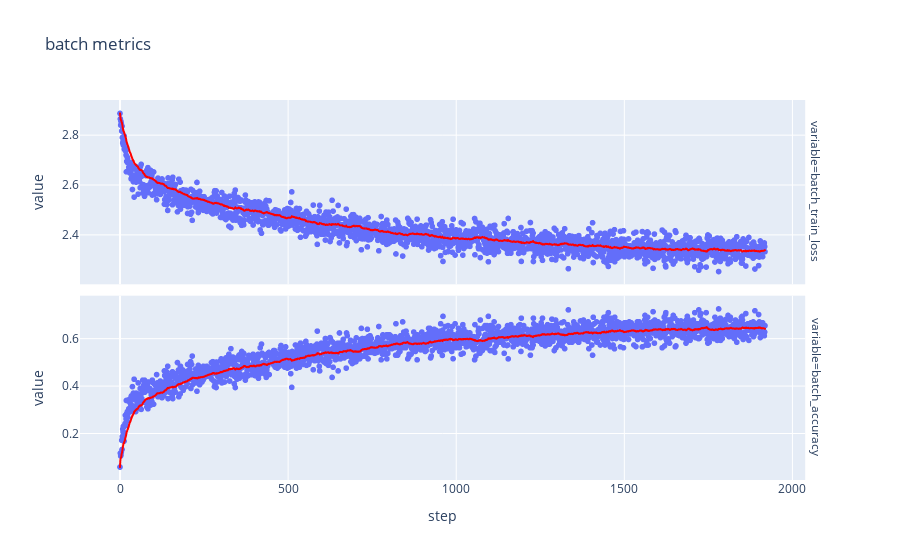

Source (notebook cell):
### Markdown cell above
## Full dataset training

### Code cell
full_dataset = CMIDataset("full_dataset")
full_dataset_loader = DL(full_dataset, BATCH_SIZE, shuffle=True)
model, full_train_metrics, checkpoints = mk_model_and_fit(full_dataset_loader)
plt_train_split_training_metrics(full_train_metrics)

### Figure 1 — Plotly figure (JSON) as saved in the notebook; plotly's stock layout.template omitted (floating-point values rounded to 4 significant figures; data arrays with more than 128 entries replaced by an {"elided": "..."} marker saying what was removed)
{"data": [{"hovertemplate": "variable=batch_train_loss<br>step=%{x}<br>value=%{y}<extra></extra>", "legendgroup": "", "marker": {"color": "#636efa", "symbol": "circle"}, "mode": "markers", "name": "", "showlegend": false, "type": "scattergl", "x": {"elided": "1920 int values"}, "xaxis": "x2", "y": {"elided": "1920 float values"}, "yaxis": "y2"}, {"hovertemplate": "<b>Exponentially Weighted mean trendline</b><br><br>variable=batch_train_loss<br>step=%{x}<br>value=%{y} <b>(trend)</b><extra></extra>", "legendgroup": "", "line": {"color": "red"}, "marker": {"color": "#636efa", "symbol": "circle"}, "mode": "lines", "name": "", "showlegend": false, "type": "scattergl", "x": {"elided": "1920 int values"}, "xaxis": "x2", "y": {"elided": "1920 float values"}, "yaxis": "y2"}, {"hovertemplate": "variable=batch_accuracy<br>step=%{x}<br>value=%{y}<extra></extra>", "legendgroup": "", "marker": {"color": "#636efa", "symbol": "circle"}, "mode": "markers", "name": "", "showlegend": false, "type": "scattergl", "x": {"elided": "1920 int values"}, "xaxis": "x", "y": {"elided": "1920 float values"}, "yaxis": "y"}, {"hovertemplate": "<b>Exponentially Weighted mean trendline</b><br><br>variable=batch_accuracy<br>step=%{x}<br>value=%{y} <b>(trend)</b><extra></extra>", "legendgroup": "", "line": {"color": "red"}, "marker": {"color": "#636efa", "symbol": "circle"}, "mode": "lines", "name": "", "showlegend": false, "type": "scattergl", "x": {"elided": "1920 int values"}, "xaxis": "x", "y": {"elided": "1920 float values"}, "yaxis": "y"}], "layout": {"annotations": [{"font": {}, "showarrow": false, "text": "variable=batch_accuracy", "textangle": 90, "x": 0.98, "xanchor": "left", "xref": "paper", "y": 0.2425, "yanchor": "middle", "yref": "paper"}, {"font": {}, "showarrow": false, "text": "variable=batch_train_loss", "textangle": 90, "x": 0.98, "xanchor": "left", "xref": "paper", "y": 0.7575, "yanchor": "middle", "yref": "paper"}], "legend": {"tracegroupgap": 0}, "title": {"text": "batch metrics"}, "xaxis": {"anchor": "y", "domain": [0, 0.98], "title": {"text": "step"}}, "xaxis2": {"anchor": "y2", "domain": [0, 0.98], "matches": "x", "showticklabels": false}, "yaxis": {"anchor": "x", "domain": [0, 0.485], "title": {"text": "value"}}, "yaxis2": {"anchor": "x2", "domain": [0.515, 1], "title": {"text": "value"}}}}
